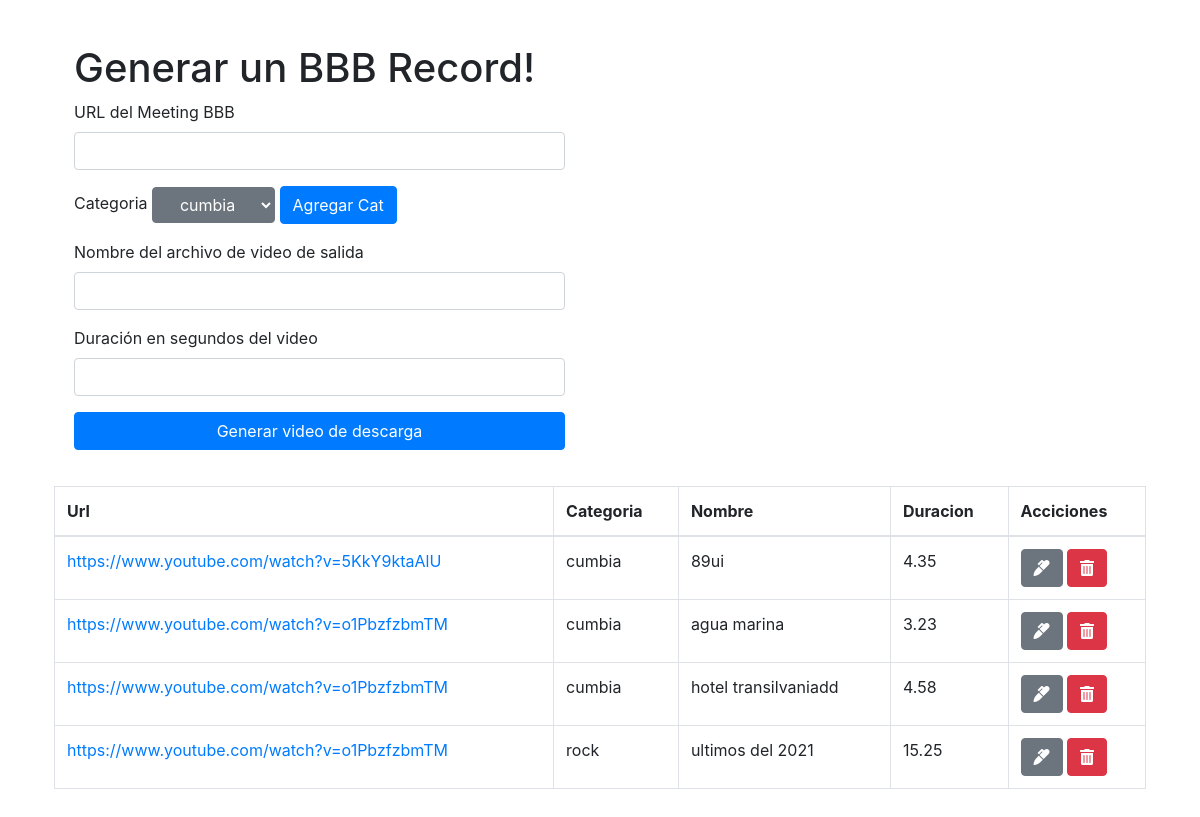
The page / on the database its author committed.
### tables this page shows
CREATE TABLE `videos` (
  `id` int NOT NULL,
  `url` varchar(100) NOT NULL,
  `idCat` int NOT NULL,
  `nombre` varchar(100) NOT NULL,
  `duracion` decimal(10,2) NOT NULL
);

CREATE TABLE `categoria` (
  `idCat` int NOT NULL,
  `nombreCat` varchar(50) NOT NULL
);

### index.php (the view, shortened to what this page needs)
<?php include("db.php") ?>
<!doctype html>
<html lang="es">
<head>
    <link rel="stylesheet" href="bower_components/bootstrap/dist/css/bootstrap.min.css">
    <link rel="stylesheet" href="https://pro.fontawesome.com/releases/v5.10.0/css/all.css"/>
</head>
<body>
<div id="page">
    <div class="container p-4">
        <div class="row">
                    <div class="col-md-6">
                            <div class="card-body">
                                <h1>Generar un BBB Record!</h1>
                                <form method="post" action="generar.php">
                                    <div class="form-group">
                                        <label for="url-meeting">URL del Meeting BBB</label>
                                        <input type="text" name="url-meeting" class="form-control" id="url-meeting" placeholder="">
                                    </div>
                                  <div class="form-group">
                                  <label for="video-categoria">Categoria</label>
                                    <select  class="btn btn-secondary" name="video-categoria" >
                                        <?php $query2 =  "SELECT * FROM categoria";
                                         $resultCat = mysqli_query($conn,$query2);
                                         while ($cat = mysqli_fetch_array($resultCat)) { ?>
                                         <option value="<?= $cat['idCat'] ?>"> <?=$cat['nombreCat'] ?></option>
                                          <?php  } ?>
                                    </select>
                                    <a href="index-category.php"><div type="button" class="btn btn-primary">Agregar Cat</div></a>
                                  </div>
                                    <div class="form-group">
                                        <label for="video-name">Nombre del archivo de video de salida</label>
                                        <input type="text" name="video-name" class="form-control" id="video-name" placeholder="">
                                    </div>
                                     <div class="form-group">
                                        <label for="video-duration">Duración en segundos del video</label>
                                        <input type="text" name="video-duration" class="form-control" id="video-duration" placeholder="">
                                    </div>
                                    <div class="form-group">
                                    <button class="btn btn-primary btn-block" type="submit" name="generar">Generar video de descarga</button>
                                     </div>
                                    </form>
                             </div>
                    </div>
                    <div class="col-md-12">
                            <table class="table table-bordered">
                                <thead>
                                    <tr>
                                        <th>Url</th>
                                        <th>Categoria</th>
                                        <th>Nombre</th>
                                        <th>Duracion</th>
                                        <th>Acciciones</th>
                                    </tr>
                                </thead>
                                <tbody>
                                    <?php
                                    $query = "SELECT v.id, v.url,c.idCat ,c.nombreCat ,v.nombre , v.duracion FROM videos v INNER JOIN categoria c ON c.idCat = v.idCat";
                                    $result_videos = mysqli_query($conn,$query);
                                    while ($row = mysqli_fetch_array($result_videos)){ ?>
                                            <tr>
                                            <td><a href="<?=$row['url']?>"><?=$row['url']?></a></td>
                                            <td><?=$row['nombreCat']?></td>
                                            <td><?=$row['nombre']?></td>
                                            <td><?=$row['duracion']?></td>
                                            <td>
                                                <a href="edit-video.php?id=<?php echo $row['id']?>" class="btn btn-secondary"><i class="fas fa-marker"></i></a>
                                                <a href="delete-video.php?id=<?php echo $row['id']?>" class="btn btn-danger"><i class="fas fa-trash-alt"></i></a>
                                            </td>
                                        </tr>
                                   <?php } ?>
                                </tbody>
                            </table>
                    </div>
        </div>
    </div>
</div>
</body>
</html>

### rows shown on the page
videos: url "https://www.youtube.com/watch?v=5KkY9ktaAlU", idCat.nombreCat "cumbia", nombre "89ui", duracion "4.35"
videos: url "https://www.youtube.com/watch?v=o1PbzfzbmTM", idCat.nombreCat "cumbia", nombre "agua marina", duracion "3.23"
videos: url "https://www.youtube.com/watch?v=o1PbzfzbmTM", idCat.nombreCat "cumbia", nombre "hotel transilvaniadd", duracion "4.58"
videos: url "https://www.youtube.com/watch?v=o1PbzfzbmTM", idCat.nombreCat "rock", nombre "ultimos del 2021", duracion "15.25"

### other values the page prints
form field video-categoria "cumbia"
